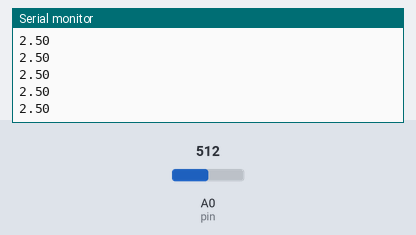
The sketch below on a simulated Arduino Uno, built with avr-gcc and run on an emulated ATmega328P. Parts: the last lines printed to the serial monitor. The inputs (shaded band) are chosen by the test bench; at power-on: A0 (pin) = 512.

Above: at 1.2 s.
1.3 s: A0 (pin) set to 716
At 2.4 s:
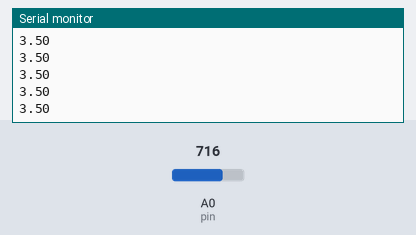
2.8 s: A0 (pin) set to 900
At 3.4 s:
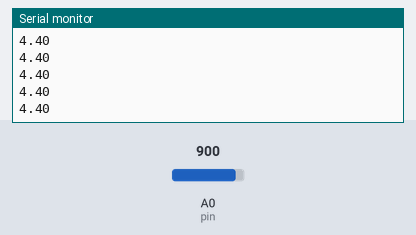
Timing chart, 0 to 5.8 s (numbered marks = the images above; inputs shaded):
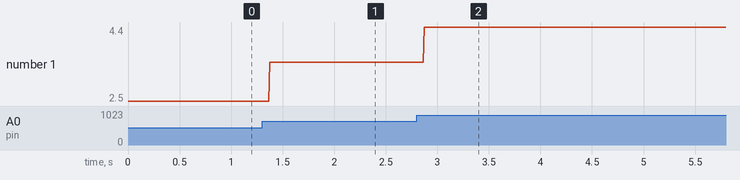

The sketch:

Oscillometer.ino
```cpp
// To determine frequency of oscillations we'll
// first find the period by considering the
// time difference of an event that happens once every
// cycle: Voltage going from below a given bound_voltage
// to above it.

// bound_voltage must be selected so that the event
// described before happens once every cycle.
const float bound_voltage = 3;
const int pin = A0; // measuring pin
float V; // measured voltage

void setup() {
    Serial.begin(9600);
    pinMode(pin, INPUT);
}

bool above = false;
// An average can be taken of num_avg time differences.
int num_avg = 4;
// Period average.
float period_avg; // ms
void loop() {

  	// Sum for average.
    float period_sum = 0; // ms

  	// Time of first voltage measurement above ground for past cycle.
  	float past_time_above = 0;
  	// And for current cycle.
  	float current_time_above;

  	int n = 0;
    while (n <= num_avg) {
      V = float(analogRead(pin)) * 5 / 1023; // measured voltage
      Serial.println(V);

      // Voltage crosses bound.
      if ((above != true) && (V > bound_voltage)) {
        above = true;

        // If past_time is zero, this is the first measurement above bound.
        // As there's no past time to compare it to, we simply define this
        // measurement as the first past_time on the while loop.
        if (past_time_above == 0) {
          past_time_above = millis();
        }

        else {
          current_time_above = millis();
          period_sum = period_sum + (current_time_above - past_time_above);
          past_time_above = current_time_above;
        }
      }

      // Voltage is now under bound.
      if (above && (V < bound_voltage)) {
        above = false;
        n ++;
      }
    }

    period_avg = period_sum / num_avg; // ms
	float frequency = 1000 / period_avg; // Hz

    Serial.println(frequency);
}
```

Measured:
- after the input at 1.3 s, the serial monitor: prints a new line after 0.07 s (image 1)
- after the input at 2.8 s, the serial monitor: prints a new line after 0.07 s (image 2)
- plotted number 1: 2.5 → 3.5 after the input at 1.3 s, 3.5 → 4.4 after the input at 2.8 s
